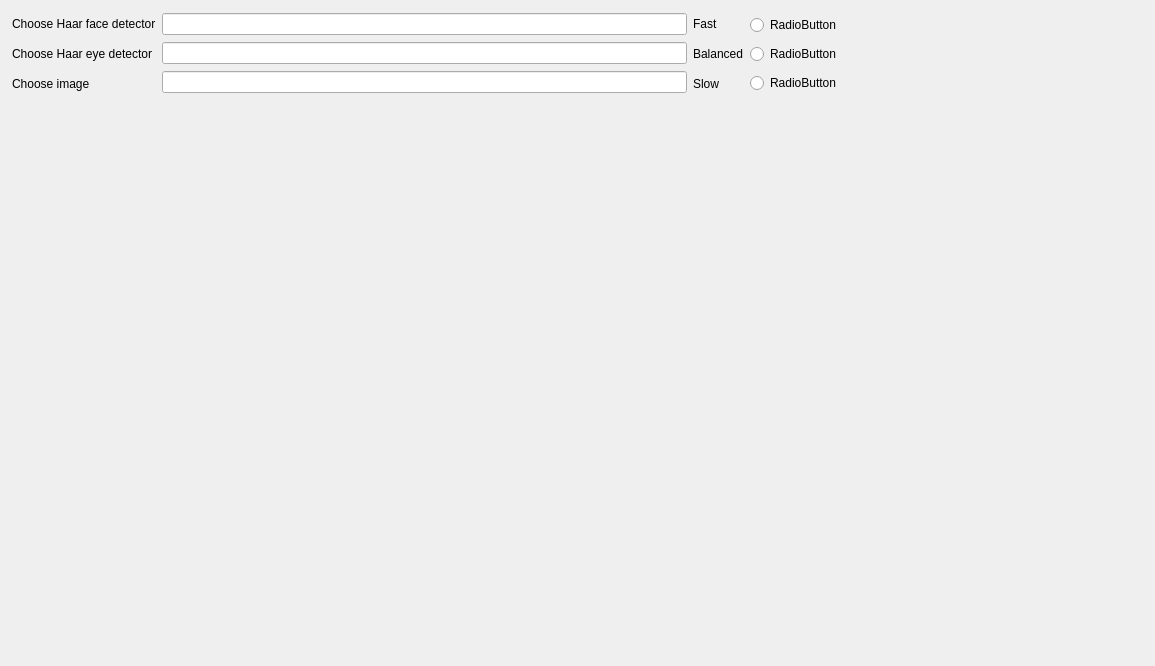
<?xml version="1.0" encoding="UTF-8"?>
<ui version="4.0">
 <class>CamFaceAndEyeDetectionDialog</class>
 <widget class="QDialog" name="CamFaceAndEyeDetectionDialog">
  <property name="geometry">
   <rect>
    <x>0</x>
    <y>0</y>
    <width>1155</width>
    <height>666</height>
   </rect>
  </property>
  <property name="windowTitle">
   <string>Dialog</string>
  </property>
  <widget class="QWidget" name="layoutWidget">
   <property name="geometry">
    <rect>
     <x>12</x>
     <y>12</y>
     <width>829</width>
     <height>84</height>
    </rect>
   </property>
   <layout class="QHBoxLayout" name="horizontalLayout">
    <item>
     <layout class="QVBoxLayout" name="verticalLayout_4">
      <item>
       <widget class="QLabel" name="label">
        <property name="text">
         <string>Choose Haar face detector</string>
        </property>
        <property name="buddy">
         <cstring>lineEdit</cstring>
        </property>
       </widget>
      </item>
      <item>
       <widget class="QLabel" name="label_2">
        <property name="text">
         <string>Choose Haar eye detector</string>
        </property>
        <property name="buddy">
         <cstring>lineEdit_2</cstring>
        </property>
       </widget>
      </item>
      <item>
       <widget class="QLabel" name="label_3">
        <property name="text">
         <string>Choose image</string>
        </property>
        <property name="buddy">
         <cstring>lineEdit_3</cstring>
        </property>
       </widget>
      </item>
     </layout>
    </item>
    <item>
     <layout class="QVBoxLayout" name="verticalLayout_3">
      <item>
       <widget class="QLineEdit" name="lineEdit">
        <property name="minimumSize">
         <size>
          <width>500</width>
          <height>0</height>
         </size>
        </property>
       </widget>
      </item>
      <item>
       <widget class="QLineEdit" name="lineEdit_2">
        <property name="minimumSize">
         <size>
          <width>500</width>
          <height>0</height>
         </size>
        </property>
       </widget>
      </item>
      <item>
       <widget class="QLineEdit" name="lineEdit_3">
        <property name="minimumSize">
         <size>
          <width>500</width>
          <height>0</height>
         </size>
        </property>
       </widget>
      </item>
     </layout>
    </item>
    <item>
     <layout class="QVBoxLayout" name="verticalLayout_2">
      <item>
       <widget class="QLabel" name="label_5">
        <property name="text">
         <string>Fast</string>
        </property>
        <property name="buddy">
         <cstring>radioButton</cstring>
        </property>
       </widget>
      </item>
      <item>
       <widget class="QLabel" name="label_6">
        <property name="text">
         <string>Balanced</string>
        </property>
        <property name="buddy">
         <cstring>radioButton_2</cstring>
        </property>
       </widget>
      </item>
      <item>
       <widget class="QLabel" name="label_4">
        <property name="text">
         <string>Slow</string>
        </property>
        <property name="buddy">
         <cstring>radioButton_3</cstring>
        </property>
       </widget>
      </item>
     </layout>
    </item>
    <item>
     <layout class="QVBoxLayout" name="verticalLayout">
      <item>
       <widget class="QRadioButton" name="radioButton">
        <property name="text">
         <string>RadioButton</string>
        </property>
       </widget>
      </item>
      <item>
       <widget class="QRadioButton" name="radioButton_2">
        <property name="text">
         <string>RadioButton</string>
        </property>
       </widget>
      </item>
      <item>
       <widget class="QRadioButton" name="radioButton_3">
        <property name="text">
         <string>RadioButton</string>
        </property>
       </widget>
      </item>
     </layout>
    </item>
   </layout>
  </widget>
  <widget class="QLabel" name="lblCamOutput">
   <property name="geometry">
    <rect>
     <x>20</x>
     <y>110</y>
     <width>640</width>
     <height>480</height>
    </rect>
   </property>
   <property name="autoFillBackground">
    <bool>true</bool>
   </property>
   <property name="text">
    <string/>
   </property>
  </widget>
 </widget>
 <tabstops>
  <tabstop>lineEdit</tabstop>
  <tabstop>lineEdit_2</tabstop>
  <tabstop>lineEdit_3</tabstop>
  <tabstop>radioButton</tabstop>
  <tabstop>radioButton_2</tabstop>
  <tabstop>radioButton_3</tabstop>
 </tabstops>
 <resources/>
 <connections/>
</ui>
